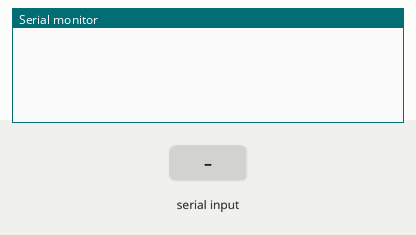
The sketch below on a simulated Arduino Uno, built with avr-gcc and run on an emulated ATmega328P. Parts: the last lines printed to the serial monitor. The test bench sets the inputs (shaded band).

Above: at 1.2 s.
1.3 s: "90,45,200\n" received over Serial
At 2.4 s:
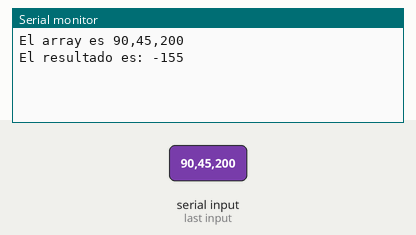
2.8 s: "90,45\n" received over Serial
At 3.4 s:
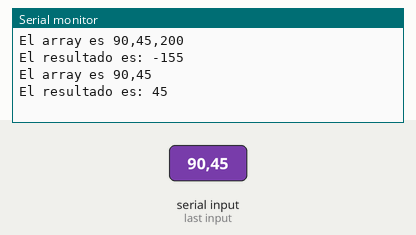
4.3 s: "5\n" received over Serial
At 5.6 s:
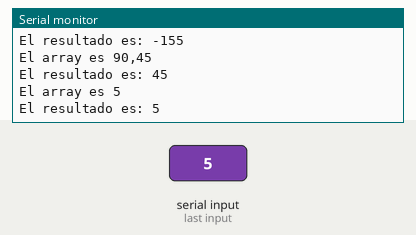

The sketch:

Practica7.ino
```cpp
void setup(){
    Serial.begin(115200);
    delay(10);
}

void loop(){
    char s[100];
    int i = 0;

    while(Serial.available()){
        s[i++] = Serial.read();
        delay(1);
    }

    s[i] = 0;
    if (i>0){
        Serial.print("El array es ");
        Serial.println(s);
        char* numeros = strtok(s, " ,");
        int resultado = atoi(numeros);
        while(numeros!=NULL){
            numeros = strtok(NULL, " ,");
            resultado = resultado - atoi(numeros);
        }
        Serial.print("El resultado es: ");
        Serial.println(resultado);
    }
}
```

Measured:
- after the input at 1.3 s, the serial monitor: prints a new line at once (image 1)
- after the input at 2.8 s, the serial monitor: prints a new line at once (image 2)
- after the input at 4.3 s, the serial monitor: prints a new line at once (image 3)
